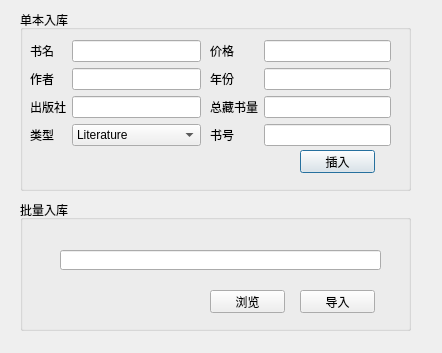
<?xml version="1.0" encoding="UTF-8"?>
<ui version="4.0">
 <class>insert</class>
 <widget class="QDialog" name="insert">
  <property name="geometry">
   <rect>
    <x>0</x>
    <y>0</y>
    <width>442</width>
    <height>353</height>
   </rect>
  </property>
  <property name="windowTitle">
   <string>图书入库</string>
  </property>
  <widget class="QGroupBox" name="groupBox">
   <property name="geometry">
    <rect>
     <x>20</x>
     <y>10</y>
     <width>391</width>
     <height>181</height>
    </rect>
   </property>
   <property name="title">
    <string>单本入库</string>
   </property>
   <widget class="QPushButton" name="pushButton">
    <property name="geometry">
     <rect>
      <x>280</x>
      <y>140</y>
      <width>75</width>
      <height>23</height>
     </rect>
    </property>
    <property name="text">
     <string>插入</string>
    </property>
   </widget>
   <widget class="QWidget" name="formLayoutWidget">
    <property name="geometry">
     <rect>
      <x>10</x>
      <y>30</y>
      <width>171</width>
      <height>121</height>
     </rect>
    </property>
    <layout class="QFormLayout" name="formLayout">
     <property name="fieldGrowthPolicy">
      <enum>QFormLayout::AllNonFixedFieldsGrow</enum>
     </property>
     <item row="0" column="0">
      <widget class="QLabel" name="label_3">
       <property name="text">
        <string>书名</string>
       </property>
      </widget>
     </item>
     <item row="0" column="1">
      <widget class="QLineEdit" name="title"/>
     </item>
     <item row="1" column="0">
      <widget class="QLabel" name="label_6">
       <property name="text">
        <string>作者</string>
       </property>
      </widget>
     </item>
     <item row="1" column="1">
      <widget class="QLineEdit" name="author"/>
     </item>
     <item row="2" column="0">
      <widget class="QLabel" name="label_4">
       <property name="text">
        <string>出版社</string>
       </property>
      </widget>
     </item>
     <item row="2" column="1">
      <widget class="QLineEdit" name="publisher"/>
     </item>
     <item row="3" column="0">
      <widget class="QLabel" name="label_2">
       <property name="text">
        <string>类型</string>
       </property>
      </widget>
     </item>
     <item row="3" column="1">
      <widget class="QComboBox" name="genre">
       <item>
        <property name="text">
         <string>Literature</string>
        </property>
       </item>
       <item>
        <property name="text">
         <string>Fiction</string>
        </property>
       </item>
       <item>
        <property name="text">
         <string>Children</string>
        </property>
       </item>
       <item>
        <property name="text">
         <string>Science</string>
        </property>
       </item>
       <item>
        <property name="text">
         <string>Art</string>
        </property>
       </item>
       <item>
        <property name="text">
         <string>Entertainment</string>
        </property>
       </item>
       <item>
        <property name="text">
         <string>Business</string>
        </property>
       </item>
      </widget>
     </item>
    </layout>
   </widget>
   <widget class="QWidget" name="formLayoutWidget_2">
    <property name="geometry">
     <rect>
      <x>190</x>
      <y>30</y>
      <width>181</width>
      <height>124</height>
     </rect>
    </property>
    <layout class="QFormLayout" name="formLayout_2">
     <item row="1" column="0">
      <widget class="QLabel" name="label_7">
       <property name="text">
        <string>价格</string>
       </property>
      </widget>
     </item>
     <item row="2" column="0">
      <widget class="QLabel" name="label_5">
       <property name="text">
        <string>年份</string>
       </property>
      </widget>
     </item>
     <item row="1" column="1">
      <widget class="QLineEdit" name="price"/>
     </item>
     <item row="2" column="1">
      <widget class="QLineEdit" name="year"/>
     </item>
     <item row="4" column="0">
      <widget class="QLabel" name="id">
       <property name="text">
        <string>书号</string>
       </property>
      </widget>
     </item>
     <item row="4" column="1">
      <widget class="QLineEdit" name="id_2"/>
     </item>
     <item row="3" column="0">
      <widget class="QLabel" name="label_8">
       <property name="text">
        <string>总藏书量</string>
       </property>
      </widget>
     </item>
     <item row="3" column="1">
      <widget class="QLineEdit" name="total"/>
     </item>
    </layout>
   </widget>
  </widget>
  <widget class="QGroupBox" name="groupBox_2">
   <property name="geometry">
    <rect>
     <x>20</x>
     <y>200</y>
     <width>391</width>
     <height>131</height>
    </rect>
   </property>
   <property name="title">
    <string>批量入库</string>
   </property>
   <widget class="QPushButton" name="pushButton_2">
    <property name="geometry">
     <rect>
      <x>280</x>
      <y>90</y>
      <width>75</width>
      <height>23</height>
     </rect>
    </property>
    <property name="text">
     <string>导入</string>
    </property>
   </widget>
   <widget class="QLineEdit" name="lineEdit">
    <property name="geometry">
     <rect>
      <x>40</x>
      <y>50</y>
      <width>321</width>
      <height>20</height>
     </rect>
    </property>
   </widget>
   <widget class="QPushButton" name="pushButton_3">
    <property name="geometry">
     <rect>
      <x>190</x>
      <y>90</y>
      <width>75</width>
      <height>23</height>
     </rect>
    </property>
    <property name="text">
     <string>浏览</string>
    </property>
   </widget>
  </widget>
 </widget>
 <resources/>
 <connections/>
</ui>
